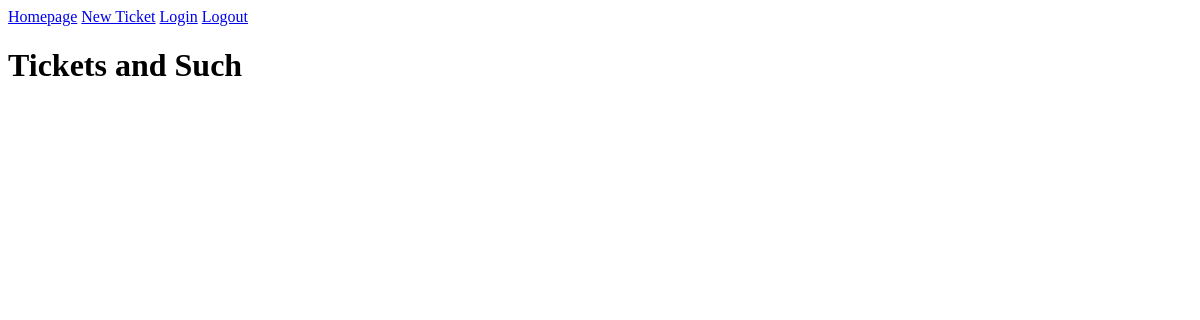
The page /ticket/5/ (signed in) on the database as committed earlier.
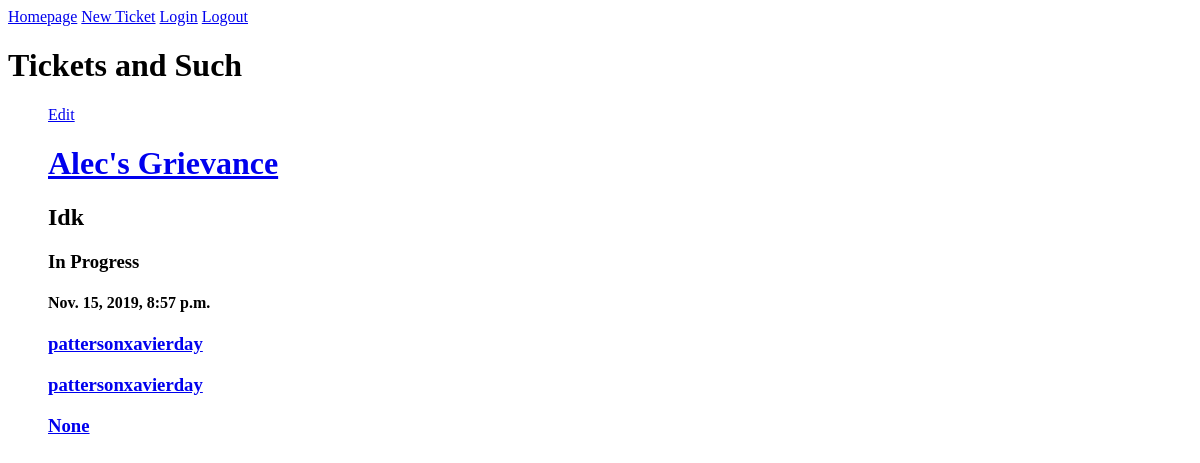
The same page on the database as committed later.
### whatsupdoc/models.py (models this page shows, shortened)
class Tickets(models.Model):
    NEW = 'New'
    IN_PROGESS = 'In Progress'
    DONE = 'Done'
    INVALID = 'Invalid'
    TICKET_STATUS_CHOICES = [
        (NEW, 'New'),
        (IN_PROGESS, 'In_progress'),
        (DONE, 'Done'),
        (INVALID, 'Invalid'),
    ]
    title = models.CharField(max_length=100)
    post_date = models.DateTimeField(default=timezone.now)
    description = models.TextField()
    ticket_status = models.CharField(
        max_length=20,
        choices=TICKET_STATUS_CHOICES,
        default=NEW
    )
    created_by = models.ForeignKey(
        User,
        on_delete=models.CASCADE,
        related_name='created_by+'
    )
    assigned_by = models.ForeignKey(
        User,
        on_delete=models.CASCADE,
        default=None,
        null=True,
        blank=True,
        related_name='assigned_by+'
    )
    completed_by = models.ForeignKey(
        User,
        on_delete=models.CASCADE,
        default=None,
        null=True,
        related_name='completed_by+'
    )

### whatsupdoc/views.py (the view)
# urls.py: path('ticket/<int:id>/', views.ticket_detail_view, name='ticket')]
@login_required
def ticket_detail_view(request, id):
    html = 'ticket.html'
    ticket = Tickets.objects.filter(id=id)
    return render(request, html, {'ticket': ticket})

### whatsupdoc/templates/ticket.html
<a href='/'>Homepage</a>
<a href='/newticketform/'>New Ticket</a>
<a href='/login/'>Login</a>
<a href='/logout/'>Logout</a>
<h1>Tickets and Such</h1>
<ul style='list-style:none'>
    {% for data in ticket %}
        <a href='/edit/{{ data.id }}/'>Edit</a>
        <h1>
            <a href='/ticket/{{ data.id }}/'>{{data.title}}</a>
        </h1>
        <h2>{{ data.description }}</h2>
        <h3>{{ data.ticket_status }}</h3>
        <h4>{{ data.post_date }}</h4>
        <h3>
            <a href='/dev/{{ data.id }}/'>{{ data.created_by }}</a>
        </h3>
        <h3>
            <a href='/dev/{{ data.id }}/'>{{ data.assigned_by }}</a>
        </h3>
        <h3>
            <a href='/dev/{{ data.id }}/'>{{ data.completed_by }}</a>
        </h3>
    {% endfor %}
</ul>

Rows that differ between the two databases and show on the page:
added Tickets: title "Alec's Grievance", description "Idk", ticket_status "In Progress", post_date "Nov. 15, 2019, 8:57 p.m.", created_by "pattersonxavierday", assigned_by "pattersonxavierday", completed_by "None"
